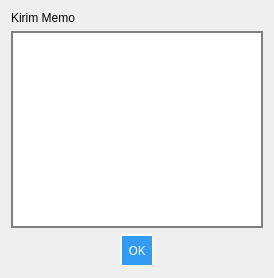
<?xml version="1.0" encoding="UTF-8"?>
<ui version="4.0">
 <author>Tobias Junghans</author>
 <class>TextMessageDialog</class>
 <widget class="QDialog" name="TextMessageDialog">
  <property name="geometry">
   <rect>
    <x>0</x>
    <y>0</y>
    <width>274</width>
    <height>278</height>
   </rect>
  </property>
  <property name="windowTitle">
   <string>Send text message</string>
  </property>
  <property name="windowIcon">
   <iconset resource="textmessage.qrc">
    <normaloff>:/textmessage/dialog-information.png</normaloff>:/textmessage/dialog-information.png</iconset>
  </property>
  <property name="styleSheet">
   <string notr="true">background: #;</string>
  </property>
  <layout class="QVBoxLayout" name="verticalLayout">
   <item>
    <widget class="QLabel" name="label_3">
     <property name="text">
      <string>Kirim Memo</string>
     </property>
     <property name="wordWrap">
      <bool>true</bool>
     </property>
    </widget>
   </item>
   <item>
    <widget class="QTextEdit" name="textEdit">
     <property name="styleSheet">
      <string notr="true">border: 2px solid gray;
border-radius: 0px;
padding: 0 8px;
background: white;
selection-background-color: #EAEAEA;
</string>
     </property>
    </widget>
   </item>
   <item>
    <widget class="QDialogButtonBox" name="buttonBox">
     <property name="styleSheet">
      <string notr="true">color: white;
background-color: rgb(52, 155, 243);
border-style: outset;
border-width: 2px;
border-radius: 0px;
border-color: beige;
font: reguler 14px;
min-width: 10em;
padding: 6px;
</string>
     </property>
     <property name="standardButtons">
      <set>QDialogButtonBox::Ok</set>
     </property>
     <property name="centerButtons">
      <bool>true</bool>
     </property>
    </widget>
   </item>
  </layout>
 </widget>
 <resources>
  <include location="textmessage.qrc"/>
 </resources>
 <connections>
  <connection>
   <sender>buttonBox</sender>
   <signal>accepted()</signal>
   <receiver>TextMessageDialog</receiver>
   <slot>accept()</slot>
   <hints>
    <hint type="sourcelabel">
     <x>199</x>
     <y>384</y>
    </hint>
    <hint type="destinationlabel">
     <x>199</x>
     <y>206</y>
    </hint>
   </hints>
  </connection>
  <connection>
   <sender>buttonBox</sender>
   <signal>rejected()</signal>
   <receiver>TextMessageDialog</receiver>
   <slot>reject()</slot>
   <hints>
    <hint type="sourcelabel">
     <x>199</x>
     <y>384</y>
    </hint>
    <hint type="destinationlabel">
     <x>199</x>
     <y>206</y>
    </hint>
   </hints>
  </connection>
 </connections>
</ui>
